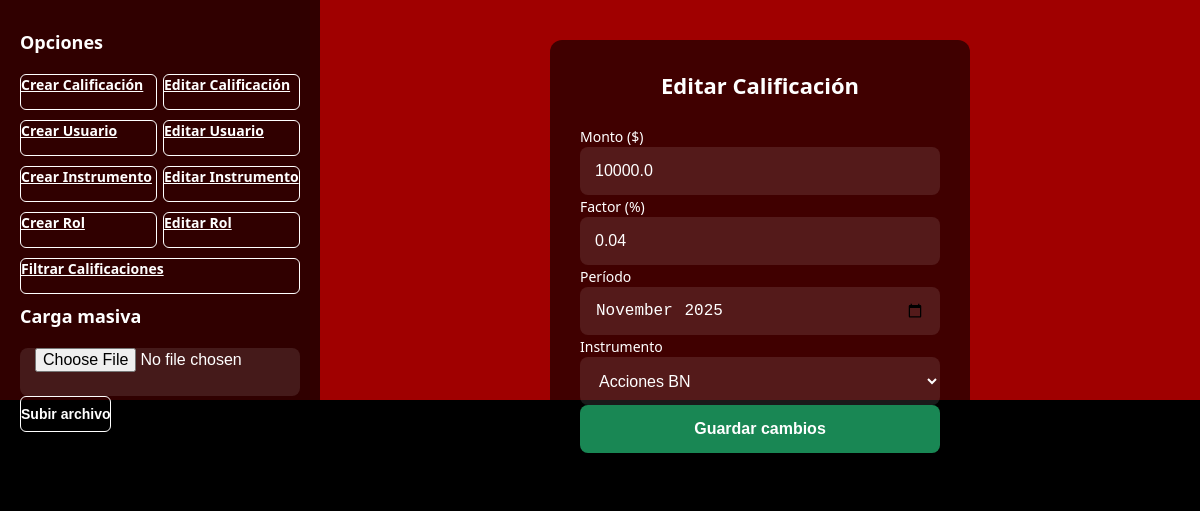
The page /inicioOperador/?seccion=calificacion&accion=editar&obj_id=1 (signed in) on the database its author committed.
### Miapp/models.py (models this page shows, shortened)
class Calificacion(models.Model):
    calid = models.AutoField(primary_key=True)
    monto = models.FloatField()
    factor = models.FloatField()
    periodo = models.DateField()
    instrumento = models.ForeignKey(InstrumentoNI, on_delete=models.CASCADE)
    estado = models.CharField(max_length=50, default='PENDIENTE')
    fecha_creacion = models.DateField(auto_now_add=True)
    fecha_modificacion = models.DateField(auto_now=True)
    usuario_id_usuario = models.ForeignKey(settings.AUTH_USER_MODEL, on_delete=models.CASCADE)
    factor_val_id_factor = models.ForeignKey(Factor_Val, on_delete=models.CASCADE)

class InstrumentoNI(models.Model):
    id_instru = models.AutoField(primary_key=True)
    nombre = models.CharField(max_length=255)
    regla_es = models.TextField()
    estado = models.CharField(max_length=50)

### MC/views.py (the view)
# urls.py: path('inicioOperador/', views.inicioOperador, name='inicioOperador'),
@login_required
def inicioOperador(request):
    instrumentos   = InstrumentoNI.objects.filter(estado='ACTIVO')
    roles          = Rol.objects.all()
    usuarios       = Usuario.objects.select_related('user_auth', 'rol_id').filter(activo='S')
    calificaciones = Calificacion.objects.filter(estado='ACTIVO')
    seccion = request.GET.get('seccion')
    accion  = request.GET.get('accion')
    obj_id  = request.GET.get('obj_id')
    obj = None
    if seccion == 'calificacion' and accion == 'editar' and obj_id:
        obj = Calificacion.objects.select_related('instrumento').get(calid=obj_id)
    elif seccion == 'usuario' and accion == 'editar' and obj_id:
        obj = Usuario.objects.select_related('rol_id').get(id_usuario=obj_id)
    elif seccion == 'instrumento' and accion == 'editar' and obj_id:
        obj = InstrumentoNI.objects.get(id_instru=obj_id)
    elif seccion == 'rol' and accion == 'editar' and obj_id:
        obj = Rol.objects.get(id_rol=obj_id)
    return render(request, 'inicioOperador.html', {
        'instrumentos':   instrumentos,
        'roles':          roles,
        'usuarios':       usuarios,
        'calificaciones': calificaciones,
        'seccion':        seccion,
        'accion':         accion,
        'obj':            obj,
        'obj_id':         obj_id,
    })

### Miapp/back.py (called while the page is built)
    def get_user(self, user_id):
        try:
            return User.objects.get(pk=user_id)
        except User.DoesNotExist:
            return None

### MC/templates/inicioOperador.html (shortened to what this page needs)
<!DOCTYPE html>
<html lang="es">
<head>
</head>
<body>
<div class="left-box">
  <h3>Opciones</h3>
  <div class="btn-group">
    <a href="?seccion=calificacion&accion=crear" class="btn btn-outline-light">Crear Calificación</a>
    <a href="?seccion=calificacion&accion=editar" class="btn btn-outline-light">Editar Calificación</a>
  </div>
  <div class="btn-group">
    <a href="?seccion=usuario&accion=crear" class="btn btn-outline-light">Crear Usuario</a>
    <a href="?seccion=usuario&accion=editar" class="btn btn-outline-light">Editar Usuario</a>
  </div>
  <div class="btn-group">
    <a href="?seccion=instrumento&accion=crear" class="btn btn-outline-light">Crear Instrumento</a>
    <a href="?seccion=instrumento&accion=editar" class="btn btn-outline-light">Editar Instrumento</a>
  </div>
  <div class="btn-group">
    <a href="?seccion=rol&accion=crear" class="btn btn-outline-light">Crear Rol</a>
    <a href="?seccion=rol&accion=editar" class="btn btn-outline-light">Editar Rol</a>
  </div>
  <div class="btn-group">
    <a href="?seccion=filtrar" class="btn btn-outline-light">Filtrar Calificaciones</a>
  </div>
  <h3 class="mt-4">Carga masiva</h3>
  <form method="post" action="{% url 'carga_masiva' %}" enctype="multipart/form-data">
    <input type="file" name="archivo" accept=".json,.csv" required>
    <button type="submit" class="btn btn-outline-light mt-2">Subir archivo</button>
  </form>
</div>
<div class="right-box">
  {% if seccion == 'calificacion' and accion == 'crear' %}
    <div class="card">
      <h2>Crear Calificación</h2>
      <form method="post" action="{% url 'guardar_calificacion' %}">
        {% csrf_token %}
        <label>Monto ($)</label>
        <input type="number" step="0.01" name="monto" required>
        <label>Factor (%)</label>
        <input type="number" step="0.01" name="factor" required>
        <label>Período</label>
        <input type="month" name="periodo" required>
        <label>Instrumento</label>
        <select name="instrumento" required>
          <option value="">-- Seleccione --</option>
          {% for i in instrumentos %}
            <option value="{{ i.id_instru }}">{{ i.nombre }}</option>
          {% endfor %}
        </select>
        <button type="submit" class="btn-success mt-3">Crear Calificación</button>
      </form>
    </div>
  {% elif seccion == 'calificacion' and accion == 'editar' and obj_id %}
    <div class="card">
      <h2>Editar Calificación</h2>
      <form method="post" action="{% url 'guardar_calificacion' %}">
        <label>Monto ($)</label>
        <input type="number" step="0.01" name="monto" value="{{ obj.monto }}" required>
        <label>Factor (%)</label>
        <input type="number" step="0.01" name="factor" value="{{ obj.factor }}" required>
        <label>Período</label>
        <input type="month" name="periodo" value="{{ obj.periodo|date:'Y-m' }}" required>
        <label>Instrumento</label>
        <select name="instrumento" required>
          {% for i in instrumentos %}
            <option value="{{ i.id_instru }}" {% if obj.instrumento.id_instru == i.id_instru %}selected{% endif %}>{{ i.nombre }}</option>
          {% endfor %}
        </select>
        <button type="submit" class="btn-success mt-3">Guardar cambios</button>
      </form>
    </div>
  {% endif %}
</div>
</body>
</html>

### MC/templates/inicioOperador.html (style rules this page uses)
* { margin:0;padding:0;box-sizing:border-box; }
html,body { height:100%; }
body { display:flex; background:linear-gradient(to bottom,#a00000 50%,#000 50%); font-family:'Segoe UI',Tahoma,Geneva,Verdana,sans-serif; }
.left-box { width:320px;height:100vh; background:rgba(0,0,0,.7); color:#fff; padding:30px 20px; display:flex; flex-direction:column; gap:10px; }
.left-box h3 { font-size:18px;margin-bottom:10px; }
.btn-group { display:flex;gap:6px; }
.btn { flex:1;height:36px;border:none;border-radius:6px; font-size:14px;font-weight:bold;cursor:pointer; }
.btn-outline-light { background:transparent;color:#fff;border:1px solid #fff; }
.right-box { flex:1;display:flex;align-items:flex-start;justify-content:center; padding:40px 20px; }
.card { width:90%;max-width:420px; background:rgba(0,0,0,.6); border-radius:12px;padding:30px; color:#fff;display:flex;flex-direction:column;gap:15px; }
.card h2 { font-size:22px;text-align:center;margin-bottom:10px; }
label { font-size:14px;margin-bottom:4px; }
input,select,textarea { width:100%;height:48px;border:none;border-radius:8px; padding:0 15px;font-size:16px; background:rgba(255,255,255,.1);color:#fff;outline:none; }
input::placeholder { color:#ccc; }
.btn-success { width:100%;height:48px;border:none;border-radius:8px; font-size:16px;font-weight:bold;cursor:pointer; background:#198754;color:#fff; }

### rows shown on the page
Calificacion: monto "10000.0", factor "0.04", periodo "2025-11", instrumento "Acciones BN"
